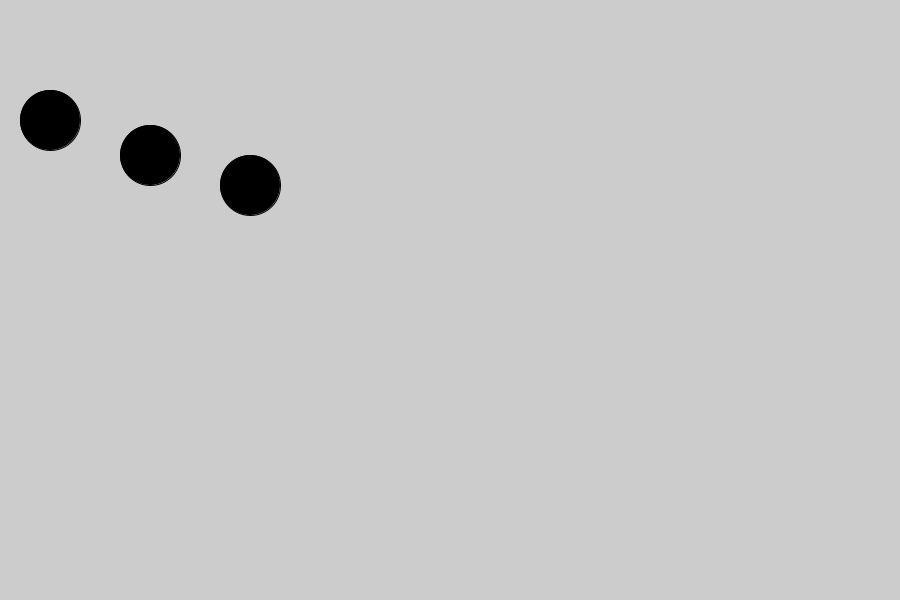
Frame 1 (no input)
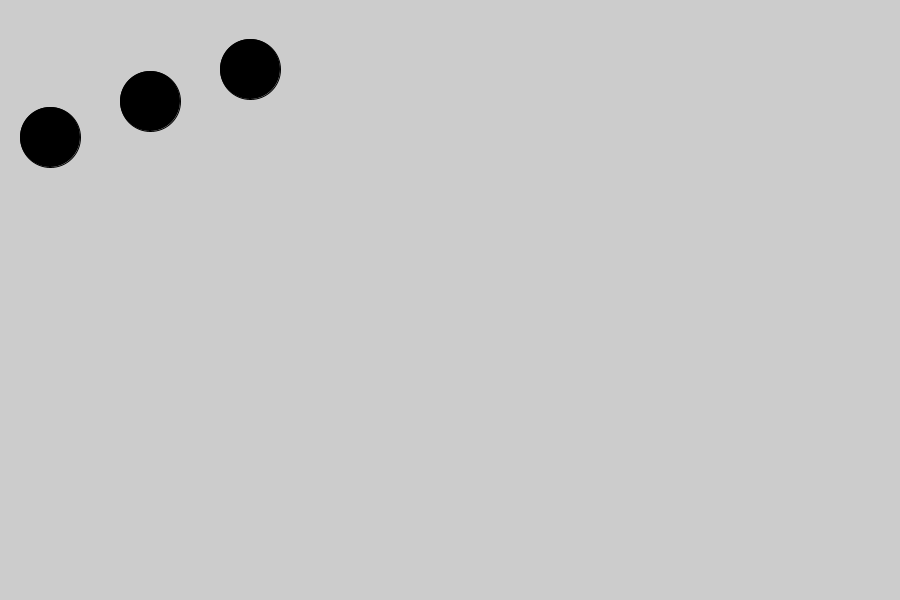
Frame 60 (the mouse pressed at the canvas centre just before this capture)
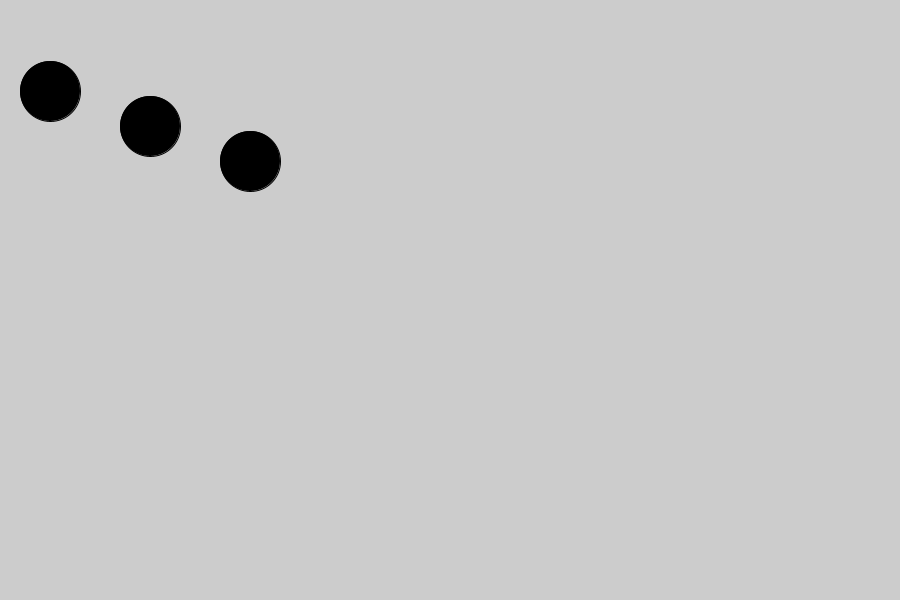
Frame 120 (the mouse held since frame 60 and released just before this capture)

The Processing sketch that drew these frames (run headless with seeded random() and noise(); from frame 60 on, the mouse is pressed at the canvas centre):

// Processing sketch: ART331_41_BasicSinMotion01
// ── ART331_41_BasicSinMotion01.pde
float angle = 0.0;
int offset = 120;
int scalar = 90;
float speed = 0.05;

void setup() {
  size(900, 600);
  fill(0);
}

void draw() {
  background(204);
  
  int y1 = round(offset + sin(angle) * scalar);
  int y2 = round(offset + sin(angle + 0.4) * scalar);
  int y3 = round(offset + sin(angle + 0.8) * scalar);
  
  ellipse(50, y1, 60, 60);
  ellipse(150, y2, 60, 60);
  ellipse(250, y3, 60, 60);
  
  angle+=speed;
  
  println(angle);
}
